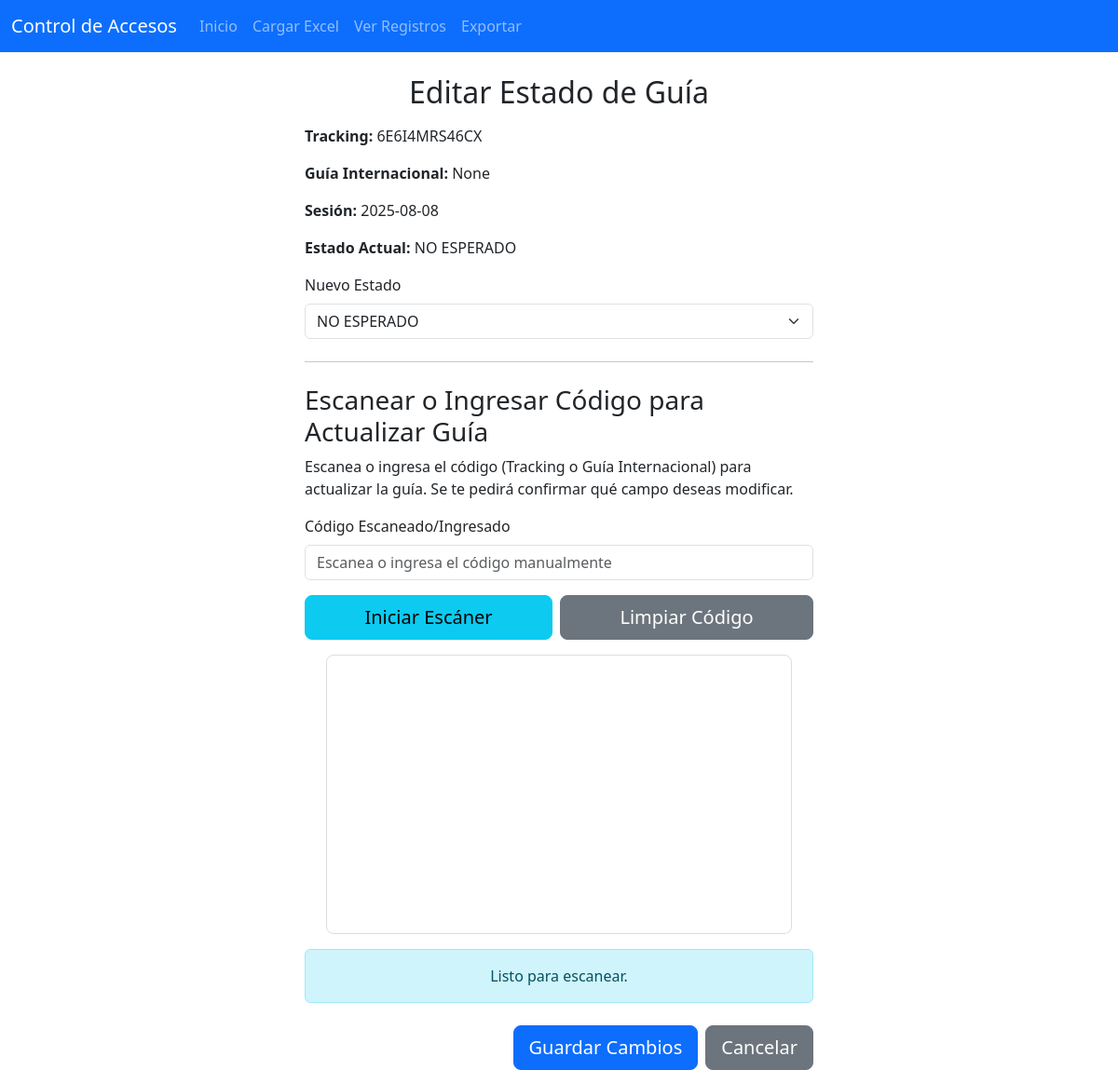
The app's page /edit_guia_status/106/1 with its own data.
### models.py (models this page shows)
class Guia(db.Model):
    id = db.Column(db.Integer, primary_key=True)
    tracking = db.Column(db.String(120), unique=False, nullable=True)  # noqa: E501
    guia_internacional = db.Column(db.String(50), unique=False, nullable=True)  # noqa: E501
    fecha_recibido = db.Column(db.DateTime, default=datetime.utcnow)

class Session(db.Model):
    id = db.Column(db.Integer, primary_key=True)
    session_date = db.Column(db.Date, unique=True, nullable=False)
    is_closed = db.Column(db.Boolean, default=False, nullable=False)
    total_scanned_packages = db.Column(db.Integer, default=0, nullable=False)
    unknown_packages = db.Column(db.Integer, default=0, nullable=False)
    missing_packages = db.Column(db.Integer, default=0, nullable=False)

class GuiaSessionStatus(db.Model):
    id = db.Column(db.Integer, primary_key=True)
    session_id = db.Column(db.Integer, db.ForeignKey('session.id'),
                           nullable=False)
    guia_id = db.Column(db.Integer, db.ForeignKey('guia.id'), nullable=False)
    status = db.Column(db.String(20), nullable=False)  # noqa: E501
    timestamp_status_change = db.Column(db.DateTime, default=datetime.utcnow,
                                        nullable=False)
    session = db.relationship('Session', backref='guia_statuses')
    guia = db.relationship('Guia', backref='session_statuses')
    __table_args__ = (db.UniqueConstraint('session_id', 'guia_id',
                                          name='_session_guia_uc'),)

### routes/records.py (the view)
@records_bp.route(
    '/edit_guia_status/<int:guia_id>/<int:session_id>',
    methods=['GET', 'POST']
)
def edit_guia_status(guia_id, session_id):
    guia_status = GuiaSessionStatus.query.filter_by(
        guia_id=guia_id, session_id=session_id).first_or_404()
    guia = Guia.query.get(guia_id)
    current_session = Session.query.get(session_id)
    if request.method == 'POST':
        try:
            data = request.get_json()
            if not data:
                return jsonify({'error': 'Datos no proporcionados.'}), 400
            new_status = data.get('new_status')
            updated_fields = {}
            if new_status and new_status in [
                'RECIBIDO', 'NO RECIBIDO', 'NO ESPERADO', 'NO ESCANEADO'
            ]:
                guia_status.status = new_status
                guia_status.timestamp_status_change = datetime.utcnow()
                updated_fields['new_status'] = new_status
            elif new_status:  # Si se envió un estado pero no es válido
                return jsonify({'error': 'Estado no válido.'}), 400
            if not updated_fields:
                return jsonify({
                    'error': ('No se proporcionaron datos válidos para '
                              'actualizar el estado.')
                }), 400
            db.session.commit()
            response_data = {
                'success': True,
                'message': 'Estado de guía actualizado exitosamente.',
                'new_status': guia_status.status,
                'tracking': guia.tracking,  # Incluir para consistencia
                'guia_internacional': guia.guia_internacional  # Incluir para consistencia
            }
            return jsonify(response_data)
        except Exception as e:
            db.session.rollback()  # Revertir cualquier cambio en caso de error
            return jsonify({'error': f'Error interno del servidor: {str(e)}'}), 500
    else:  # Esto maneja el método GET
        return render_template('edit_guia_status.html', guia_status=guia_status,
                               guia=guia, current_session=current_session)

### routes/session.py (called while the page is built, shortened)
@session_bp.before_app_request
def load_current_session():
    today = date.today()
    g.session = Session.query.filter_by(session_date=today).first()

### templates/edit_guia_status.html (shortened to what this page needs)
{% extends 'base.html' %}
{% block content %}
<div class="row justify-content-center">
    <div class="col-12 col-md-8 col-lg-6">
        <h2 class="mb-3 text-center">Editar Estado de Guía</h2>
        {% if guia_status and guia and current_session %}
        <p><strong>Tracking:</strong> <span id="display-tracking">{{ guia.tracking }}</span></p>
        <p><strong>Guía Internacional:</strong> <span id="display-guia-internacional">{{ guia.guia_internacional }}</span></p>
        <p><strong>Sesión:</strong> {{ current_session.session_date.strftime('%Y-%m-%d') }}</p>
        <p><strong>Estado Actual:</strong> {{ guia_status.status }}</p>
        <form method="POST" id="edit-guia-form">
            <div class="mb-3">
                <label for="new_status" class="form-label">Nuevo Estado</label>
                <select name="new_status" id="new_status" class="form-select" required>
                    <option value="NO ESPERADO" {% if guia_status.status == 'NO ESPERADO' %}selected{% endif %}>NO ESPERADO</option>
                </select>
            </div>
            <hr class="my-4">
            <h3>Escanear o Ingresar Código para Actualizar Guía</h3>
            <p>Escanea o ingresa el código (Tracking o Guía Internacional) para actualizar la guía. Se te pedirá confirmar qué campo deseas modificar.</p>
            <div class="mb-3">
                <label for="scanned_code_input" class="form-label">Código Escaneado/Ingresado</label>
                <input type="text" id="scanned_code_input" name="scanned_code" class="form-control" placeholder="Escanea o ingresa el código manualmente">
            </div>
            <div class="mb-3 d-grid gap-2 d-md-flex justify-content-md-center">
                <button type="button" class="btn btn-info btn-lg flex-fill" onclick="startScannerLogic('reader-edit_guia_scanner')">Iniciar Escáner</button>
                <button type="button" class="btn btn-secondary btn-lg flex-fill" onclick="clearScannedCodeInput()">Limpiar Código</button>
            </div>
            <div id="reader-edit_guia_scanner" class="scanner-container mt-2"></div>
            <div id="scan-message-edit" class="mt-3 text-center"></div>
            <div class="d-grid gap-2 d-md-flex justify-content-md-end mt-4">
                <button type="submit" class="btn btn-primary btn-lg">Guardar Cambios</button>
                <a href="{{ url_for('records.registros', session_id=current_session.id) }}" class="btn btn-secondary btn-lg">Cancelar</a>
            </div>
        </form>
        {% else %}
        <div class="alert alert-danger">No se encontró la información de la guía o sesión.</div>
        <a href="{{ url_for('records.registros') }}" class="btn btn-primary">Ver Registros</a>
        {% endif %}
    </div>
</div>
{% endblock %}

### static/css/custom.css (style rules this page uses)
.scanner-container { width: 100%; max-width: 500px; min-height: 300px; margin: 0 auto; border: 1px solid #ddd; border-radius: 8px; overflow: hidden; }

### records on screen
Guia: tracking "6E6I4MRS46CX", guia_internacional "None"
GuiaSessionStatus: status "NO ESPERADO", new_status "NO ESPERADO"

### other values on screen
{{ current_session.session_date.strftime('%Y-%m-%d') }} "2025-08-08"
